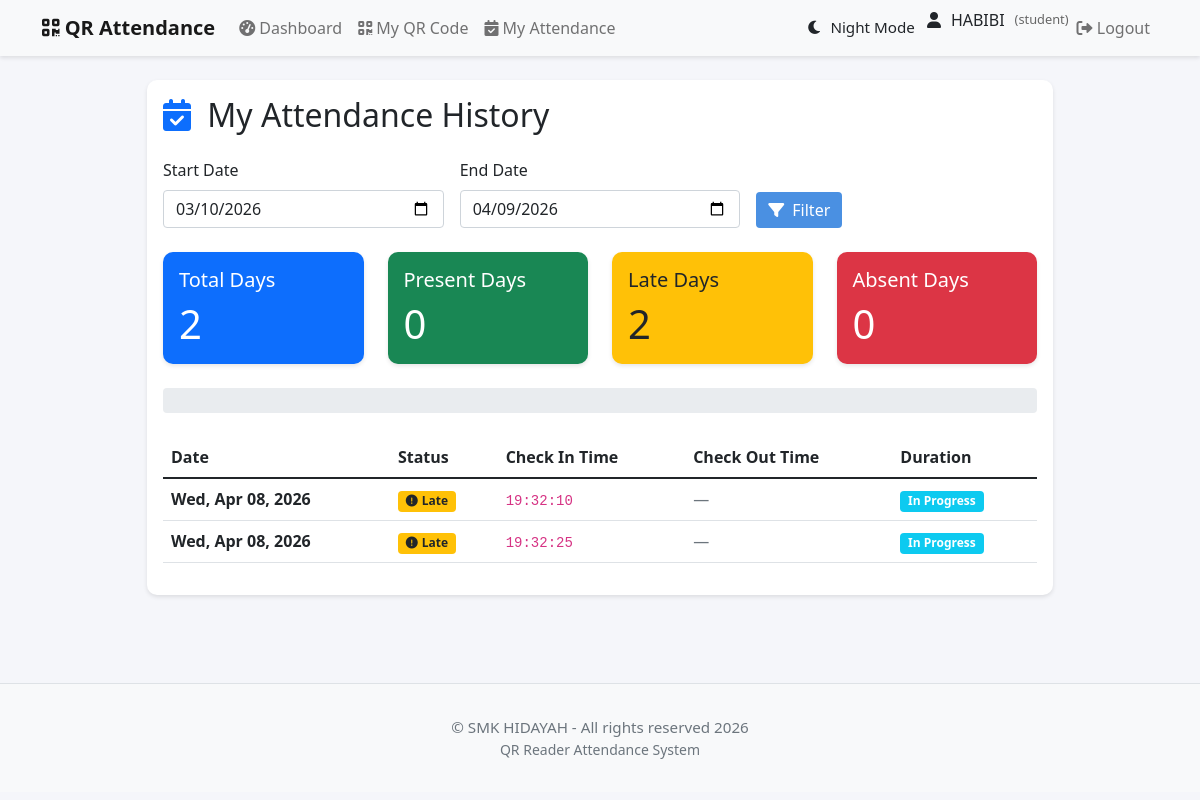
The page /my_attendance (signed in) on the database its author committed.
### app/models/user.py (models this page shows, shortened)
class User(UserMixin, db.Model):
    id = db.Column(db.Integer, primary_key=True)
    username = db.Column(db.String(64), unique=True, nullable=False)
    email = db.Column(db.String(120), unique=True, nullable=False)
    name = db.Column(db.String(64), nullable=False)
    password_hash = db.Column(db.String(128))
    role = db.Column(db.String(20), default='student')  # 'admin' or 'student'
    qr_code = db.Column(db.String(128))
    qr_code_created_at = db.Column(db.DateTime, default=datetime.utcnow)
    profile_picture = db.Column(db.String(128))
    email_notifications = db.Column(db.Boolean, default=True)
    attendance_reminders = db.Column(db.Boolean, default=True)
    weekly_reports = db.Column(db.Boolean, default=True)
    language = db.Column(db.String(10), default='en')
    timezone = db.Column(db.String(20), default='UTC')
    last_login = db.Column(db.DateTime)
    login_attempts = db.Column(db.Integer, default=0)
    account_locked_until = db.Column(db.DateTime)
    attendance_records = db.relationship('Attendance', backref='user', lazy='dynamic', cascade='all, delete-orphan')

### app/models/attendance.py (models this page shows, shortened)
class Attendance(db.Model):
    __tablename__ = 'attendance'
    id = db.Column(db.Integer, primary_key=True)
    user_id = db.Column(db.Integer, db.ForeignKey('user.id'), nullable=False)
    date = db.Column(db.Date, nullable=False)
    check_in = db.Column(db.DateTime)
    check_out = db.Column(db.DateTime)
    status = db.Column(db.String(20), default='absent')  # 'present', 'late', 'absent', 'early_leave'
    notes = db.Column(db.Text)
    created_at = db.Column(db.DateTime, default=datetime.utcnow)
    updated_at = db.Column(db.DateTime, default=datetime.utcnow, onupdate=datetime.utcnow)

### app/routes/main.py (the view)
@bp.route('/my_attendance')
@login_required
def my_attendance():
    if current_user.role == 'admin':
        flash('Access denied', 'danger')
        return redirect(url_for('admin.admin_portal'))
    end_date = datetime.now().date()
    start_date = end_date - timedelta(days=30)
    if request.args.get('start_date'):
        start_date = datetime.strptime(request.args.get('start_date'), '%Y-%m-%d').date()
    if request.args.get('end_date'):
        end_date = datetime.strptime(request.args.get('end_date'), '%Y-%m-%d').date()
    attendances = Attendance.query.filter(
        Attendance.user_id == current_user.id,
        Attendance.date >= start_date,
        Attendance.date <= end_date
    ).order_by(Attendance.date.desc()).all()
    total_days = len(attendances)
    present_days = sum(1 for a in attendances if a.status == 'present')
    late_days = sum(1 for a in attendances if a.status == 'late')
    absent_days = total_days - present_days - late_days
    stats = {
        'total_days': total_days,
        'present_days': present_days,
        'late_days': late_days,
        'absent_days': absent_days,
        'attendance_rate': (present_days / total_days * 100) if total_days > 0 else 0
    }
    return render_template('main/my_attendance.html',
                         attendances=attendances,
                         stats=stats,
                         start_date=start_date.strftime('%Y-%m-%d'),
                         end_date=end_date.strftime('%Y-%m-%d'))

### app/models/user.py (called while the page is built)
@login_manager.user_loader
def load_user(user_id):
    return User.query.get(int(user_id))

### app/templates/main/my_attendance.html (shortened to what this page needs)
{% extends "base.html" %}
{% block content %}
<div class="container">
    <div class="row justify-content-center">
        <div class="col-md-10">
            <div class="card mb-4">
                <div class="card-body">
                    <h2 class="card-title mb-4">
                        <i class="fas fa-calendar-check text-primary me-2"></i>
                        My Attendance History
                    </h2>
                    <form method="GET" class="row g-3 mb-4">
                        <div class="col-md-4">
                            <label for="start_date" class="form-label">Start Date</label>
                            <input type="date" class="form-control" id="start_date" name="start_date"
                                   value="{{ start_date }}">
                        </div>
                        <div class="col-md-4">
                            <label for="end_date" class="form-label">End Date</label>
                            <input type="date" class="form-control" id="end_date" name="end_date"
                                   value="{{ end_date }}">
                        </div>
                        <div class="col-md-4 d-flex align-items-end">
                            <button type="submit" class="btn btn-primary">
                                <i class="fas fa-filter me-2"></i>Filter
                            </button>
                        </div>
                    </form>
                    <div class="row mb-4">
                        <div class="col-md-3">
                            <div class="card bg-primary text-white">
                                <div class="card-body">
                                    <h5 class="card-title">Total Days</h5>
                                    <p class="card-text display-6">{{ stats.total_days }}</p>
                                </div>
                            </div>
                        </div>
                        <div class="col-md-3">
                            <div class="card bg-success text-white">
                                <div class="card-body">
                                    <h5 class="card-title">Present Days</h5>
                                    <p class="card-text display-6">{{ stats.present_days }}</p>
                                </div>
                            </div>
                        </div>
                        <div class="col-md-3">
                            <div class="card bg-warning text-dark">
                                <div class="card-body">
                                    <h5 class="card-title">Late Days</h5>
                                    <p class="card-text display-6">{{ stats.late_days }}</p>
                                </div>
                            </div>
                        </div>
                        <div class="col-md-3">
                            <div class="card bg-danger text-white">
                                <div class="card-body">
                                    <h5 class="card-title">Absent Days</h5>
                                    <p class="card-text display-6">{{ stats.absent_days }}</p>
                                </div>
                            </div>
                        </div>
                    </div>
                    <div class="progress mb-4" style="height: 25px;">
                    </div>
                    <div class="table-responsive">
                        <table class="table table-hover">
                            <thead>
                                <tr>
                                    <th>Date</th>
                                    <th>Status</th>
                                    <th>Check In Time</th>
                                    <th>Check Out Time</th>
                                    <th>Duration</th>
                                </tr>
                            </thead>
                            <tbody>
                                {% for attendance in attendances %}
                                <tr>
                                    <td>
                                        <strong>{{ attendance.date.strftime('%a, %b %d, %Y') }}</strong>
                                    </td>
                                    <td>
                                        {% if attendance.status == 'present' %}
                                            <span class="badge bg-success">
                                                <i class="fas fa-check-circle me-1"></i>Present
                                            </span>
                                        {% elif attendance.status == 'late' %}
                                            <span class="badge bg-warning text-dark">
                                                <i class="fas fa-exclamation-circle me-1"></i>Late
                                            </span>
                                        {% elif attendance.status == 'early_leave' %}
                                            <span class="badge bg-info text-white">
                                                <i class="fas fa-sign-out-alt me-1"></i>Early Leave
                                            </span>
                                        {% else %}
                                            <span class="badge bg-danger">
                                                <i class="fas fa-times-circle me-1"></i>Absent
                                            </span>
                                        {% endif %}
                                    </td>
                                    <td>
                                        {% if attendance.check_in %}
                                            <code>{{ attendance.check_in.strftime('%H:%M:%S') }}</code>
                                        {% else %}
                                            <span class="text-muted">—</span>
                                        {% endif %}
                                    </td>
                                    <td>
                                        {% if attendance.check_out %}
                                            <code>{{ attendance.check_out.strftime('%H:%M:%S') }}</code>
                                        {% else %}
                                            <span class="text-muted">—</span>
                                        {% endif %}
                                    </td>
                                    <td>
                                        {% if attendance.check_in and attendance.check_out %}
                                            {% set duration = attendance.check_out - attendance.check_in %}
                                            {% set hours = duration.total_seconds() / 3600 %}
                                            {% set minutes = (duration.total_seconds() % 3600) / 60 %}
                                            <strong>{{ hours | int }}h {{ minutes | int }}m</strong>
                                        {% elif attendance.check_in %}
                                            <span class="badge bg-info">In Progress</span>
                                        {% else %}
                                            <span class="text-muted">—</span>
                                        {% endif %}
                                    </td>
                                </tr>
                                {% endfor %}
                            </tbody>
                        </table>
                    </div>
                </div>
            </div>
        </div>
    </div>
</div>
{% endblock %}

### app/templates/base.html (shortened to what this page needs)
<!DOCTYPE html>
<html lang="en">
<head>
    <link href="https://cdn.jsdelivr.net/npm/bootstrap@5.1.3/dist/css/bootstrap.min.css" rel="stylesheet">
    <link href="https://cdnjs.cloudflare.com/ajax/libs/font-awesome/6.0.0/css/all.min.css" rel="stylesheet">
</head>
<body>
    <nav class="navbar navbar-expand-lg navbar-light bg-light">
        <div class="container">
            <a class="navbar-brand" href="{{ url_for('main.index') }}">
                <i class="fas fa-qrcode"></i> QR Attendance
            </a>
            <div class="collapse navbar-collapse" id="navbarNav">
                <ul class="navbar-nav me-auto">
                    {% if current_user.is_authenticated %}
                        {% if current_user.role == 'admin' %}
                            <li class="nav-item">
                                <a class="nav-link" href="{{ url_for('admin.admin_portal') }}">
                                    <i class="fas fa-user-shield"></i> Admin Portal
                                </a>
                            </li>
                            <li class="nav-item">
                                <a class="nav-link" href="{{ url_for('attendance.scan') }}">
                                    <i class="fas fa-qrcode"></i> Scan QR
                                </a>
                            </li>
                            <li class="nav-item">
                                <a class="nav-link" href="{{ url_for('attendance.attendance_report') }}">
                                    <i class="fas fa-chart-bar"></i> Reports
                                </a>
                            </li>
                        {% else %}
                            <li class="nav-item">
                                <a class="nav-link" href="{{ url_for('main.student_dashboard') }}">
                                    <i class="fas fa-tachometer-alt"></i> Dashboard
                                </a>
                            </li>
                            <li class="nav-item">
                                <a class="nav-link" href="{{ url_for('attendance.my_qr') }}">
                                    <i class="fas fa-qrcode"></i> My QR Code
                                </a>
                            </li>
                            <li class="nav-item">
                                <a class="nav-link" href="{{ url_for('main.my_attendance') }}">
                                    <i class="fas fa-calendar-check"></i> My Attendance
                                </a>
                            </li>
                        {% endif %}
                    {% endif %}
                </ul>
                <ul class="navbar-nav">
                    {% if current_user.is_authenticated %}
                        <li class="nav-item">
                            <button class="nav-link btn btn-link" id="darkModeToggle" title="Toggle Night Mode">
                                <i class="fas fa-moon"></i> <span id="darkModeText">Night Mode</span>
                            </button>
                        </li>
                        <li class="nav-item">
                            <div class="user-info">
                                <i class="fas fa-user"></i>
                                <span>{{ current_user.name }}</span>
                                <span class="user-role">({{ current_user.role }})</span>
                            </div>
                        </li>
                        <li class="nav-item">
                            <a class="nav-link" href="{{ url_for('auth.logout') }}">
                                <i class="fas fa-sign-out-alt"></i> Logout
                            </a>
                        </li>
                    {% else %}
                        <li class="nav-item">
                            <a class="nav-link" href="{{ url_for('auth.login', role='student') }}">
                                <i class="fas fa-sign-in-alt"></i> Login
                            </a>
                        </li>
                    {% endif %}
                </ul>
            </div>
        </div>
    </nav>
    <div class="container mt-4">
        {% block content %}{% endblock %}
    </div>
    <footer>
        <div class="container">
            <p>&copy; SMK HIDAYAH - All rights reserved 2026</p>
            <p class="small">QR Reader Attendance System</p>
        </div>
    </footer>
</body>
</html>

### app/templates/base.html (style rules this page uses)
:root { --primary-color: #4a90e2; --secondary-color: #f5f6fa; }
body { background-color: var(--secondary-color); font-family: 'Segoe UI', Tahoma, Geneva, Verdana, sans-serif; }
.navbar { background-color: white; box-shadow: 0 2px 4px rgba(0,0,0,0.1); }
.card { border: none; border-radius: 10px; box-shadow: 0 2px 4px rgba(0,0,0,0.1); transition: transform 0.2s; }
.btn-primary { background-color: var(--primary-color); border: none; }
.navbar-brand { font-weight: bold; }
.nav-link { color: #333; }
.user-info { display: flex; align-items: center; gap: 10px; }
.user-role { font-size: 0.8em; color: #666; }
#darkModeToggle { color: inherit; border: none; padding: 0.5rem 0.75rem; cursor: pointer; transition: color 0.3s ease; display: flex; align-items: center; gap: 0.5rem; font-size: 0.95rem; }
footer { background-color: #f8f9fa; border-top: 1px solid #dee2e6; margin-top: 4rem; padding: 2rem 0; color: #6c757d; text-align: center; }
footer p { margin: 0; font-size: 0.95rem; }

### rows shown on the page
User: name "HABIBI", role "student"
Attendance: date "Wed, Apr 08, 2026", status "late" (drawn), check_in "19:32:10", shows "In Progress"
Attendance: date "Wed, Apr 08, 2026", status "late" (drawn), check_in "19:32:25", shows "In Progress"

### other values the page prints
{{ stats.total_days }} "2"
{{ stats.present_days }} "0"
{{ stats.late_days }} "2"
{{ stats.absent_days }} "0"
